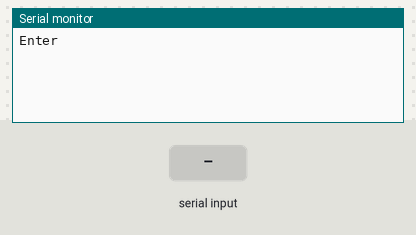
The sketch below on a simulated Arduino Uno, built with avr-gcc and run on an emulated ATmega328P. Shown: the last lines printed to the serial monitor. The inputs (shaded band) are chosen by the test bench.

Above: at 1.2 s.
1.3 s: "0\n" received over Serial
At 3.5 s:
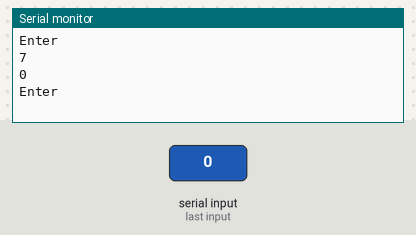
3.8 s: "1\n" received over Serial
At 5.2 s:
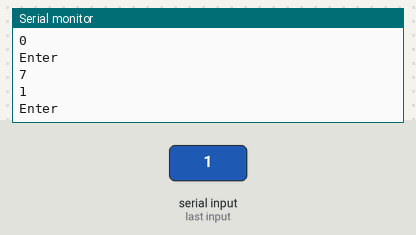
5.3 s: "2\n" received over Serial
At 6.8 s:
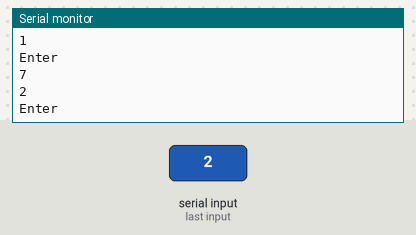
Timing chart, 0 to 8.3 s (numbered marks = the images above; inputs shaded):
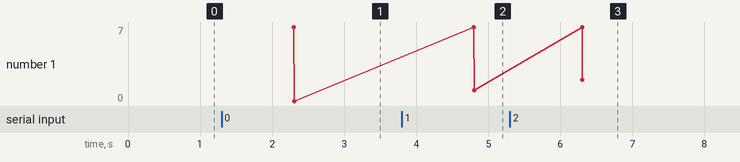

Measured:
- after the input at 1.3 s, the serial monitor: prints a new line after 1.0 s (image 1)
- after the input at 3.8 s, the serial monitor: prints a new line after 1.0 s (image 2)
- after the input at 5.3 s, the serial monitor: prints a new line after 1.0 s (image 3)
- plotted number 1: 0 → 1 after the input at 3.8 s, 1 → 2 after the input at 5.3 s

The sketch:

String.ino
```cpp
String A;
int i =0;
void setup() {
  // put your setup code here, to run once:
  Serial.begin(9600);

}

void loop() {
  // put your main code here, to run repeatedly:
  Serial.println("Enter");
  while(!Serial.available()){ }
  A = Serial.readStringUntil("\n");
  i=sizeof(A);
  Serial.println(i);
  Serial.println(A);
  if(A[1]== '0')
  {
    Serial.print("true");
  }
}
```
